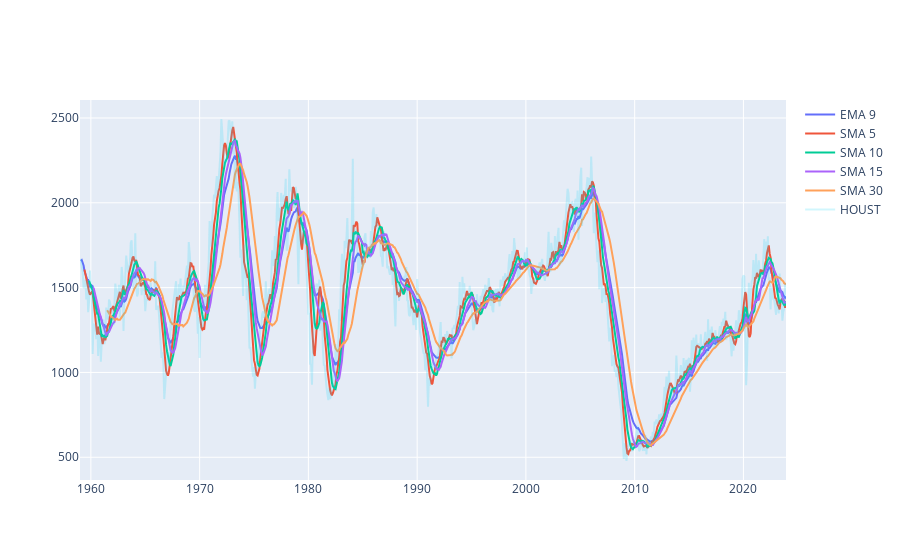

The code cell stored with this chart in its notebook:
### Code cell
import plotly.graph_objects as go

# Assuming you have a DataFrame named merged_df
# Example DataFrame
# merged_df = ...

# Replace 'Date' with 'date' and 'Close' with the desired column name (e.g., 'HOUST')
merged_df['EMA_9'] = merged_df['HOUST'].ewm(9).mean().shift()
merged_df['SMA_5'] = merged_df['HOUST'].rolling(5).mean().shift()
merged_df['SMA_10'] = merged_df['HOUST'].rolling(10).mean().shift()
merged_df['SMA_15'] = merged_df['HOUST'].rolling(15).mean().shift()
merged_df['SMA_30'] = merged_df['HOUST'].rolling(30).mean().shift()

fig = go.Figure()
fig.add_trace(go.Scatter(x=merged_df['date'], y=merged_df['EMA_9'], name='EMA 9'))
fig.add_trace(go.Scatter(x=merged_df['date'], y=merged_df['SMA_5'], name='SMA 5'))
fig.add_trace(go.Scatter(x=merged_df['date'], y=merged_df['SMA_10'], name='SMA 10'))
fig.add_trace(go.Scatter(x=merged_df['date'], y=merged_df['SMA_15'], name='SMA 15'))
fig.add_trace(go.Scatter(x=merged_df['date'], y=merged_df['SMA_30'], name='SMA 30'))
fig.add_trace(go.Scatter(x=merged_df['date'], y=merged_df['HOUST'], name='HOUST', opacity=0.2))
fig.show()

### Figure 1 — Plotly figure (JSON) as saved in the notebook; plotly's stock layout.template omitted (floating-point values rounded to 4 significant figures; data arrays with more than 128 entries replaced by an {"elided": "..."} marker saying what was removed)
{"data": [{"name": "EMA 9", "type": "scatter", "x": {"elided": "780 str values"}, "y": {"elided": "780 float values"}}, {"name": "SMA 5", "type": "scatter", "x": {"elided": "780 str values"}, "y": {"elided": "780 float values"}}, {"name": "SMA 10", "type": "scatter", "x": {"elided": "780 str values"}, "y": {"elided": "780 float values"}}, {"name": "SMA 15", "type": "scatter", "x": {"elided": "780 str values"}, "y": {"elided": "780 float values"}}, {"name": "SMA 30", "type": "scatter", "x": {"elided": "780 str values"}, "y": {"elided": "780 float values"}}, {"name": "HOUST", "opacity": 0.2, "type": "scatter", "x": {"elided": "780 str values"}, "y": {"elided": "780 int values"}}], "layout": {}}
